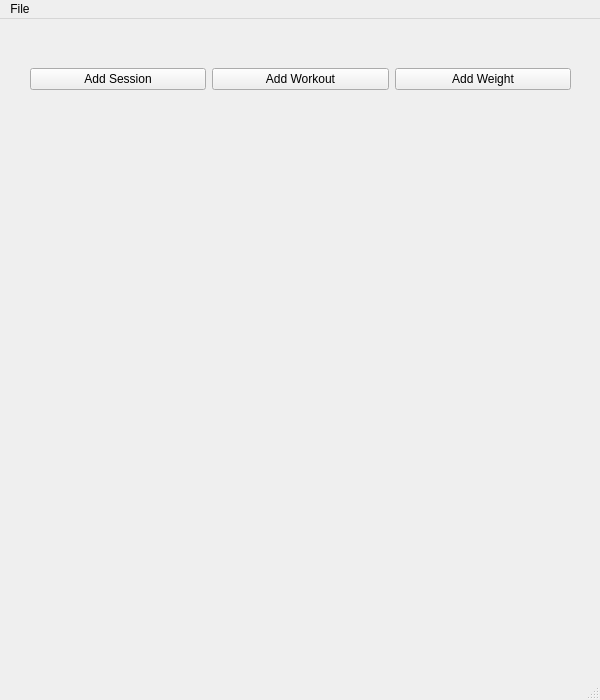
<?xml version="1.0" encoding="UTF-8"?>
<ui version="4.0">
 <class>WallWitness</class>
 <widget class="QMainWindow" name="WallWitness">
  <property name="geometry">
   <rect>
    <x>0</x>
    <y>0</y>
    <width>600</width>
    <height>700</height>
   </rect>
  </property>
  <property name="windowTitle">
   <string>Wall Witness</string>
  </property>
  <widget class="QWidget" name="centralwidget">
   <widget class="QWidget" name="horizontalLayoutWidget">
    <property name="geometry">
     <rect>
      <x>30</x>
      <y>0</y>
      <width>541</width>
      <height>121</height>
     </rect>
    </property>
    <layout class="QHBoxLayout" name="horizontalLayout_2">
     <item>
      <widget class="QPushButton" name="sessionBtn">
       <property name="text">
        <string>Add Session</string>
       </property>
      </widget>
     </item>
     <item>
      <widget class="QPushButton" name="workoutBtn">
       <property name="text">
        <string>Add Workout</string>
       </property>
      </widget>
     </item>
     <item>
      <widget class="QPushButton" name="weightBtn">
       <property name="text">
        <string>Add Weight</string>
       </property>
      </widget>
     </item>
    </layout>
   </widget>
  </widget>
  <widget class="QMenuBar" name="menubar">
   <property name="geometry">
    <rect>
     <x>0</x>
     <y>0</y>
     <width>600</width>
     <height>26</height>
    </rect>
   </property>
   <widget class="QMenu" name="menuFile">
    <property name="title">
     <string>File</string>
    </property>
    <addaction name="actionExit"/>
   </widget>
   <addaction name="menuFile"/>
  </widget>
  <widget class="QStatusBar" name="statusbar"/>
  <action name="actionExit">
   <property name="text">
    <string>Exit</string>
   </property>
  </action>
  <action name="actionSession">
   <property name="text">
    <string>Add Session</string>
   </property>
  </action>
  <action name="actionWorkout">
   <property name="text">
    <string>Add Workout</string>
   </property>
  </action>
  <action name="actionWeight">
   <property name="text">
    <string>Add Weight</string>
   </property>
  </action>
 </widget>
 <resources/>
 <connections/>
</ui>
